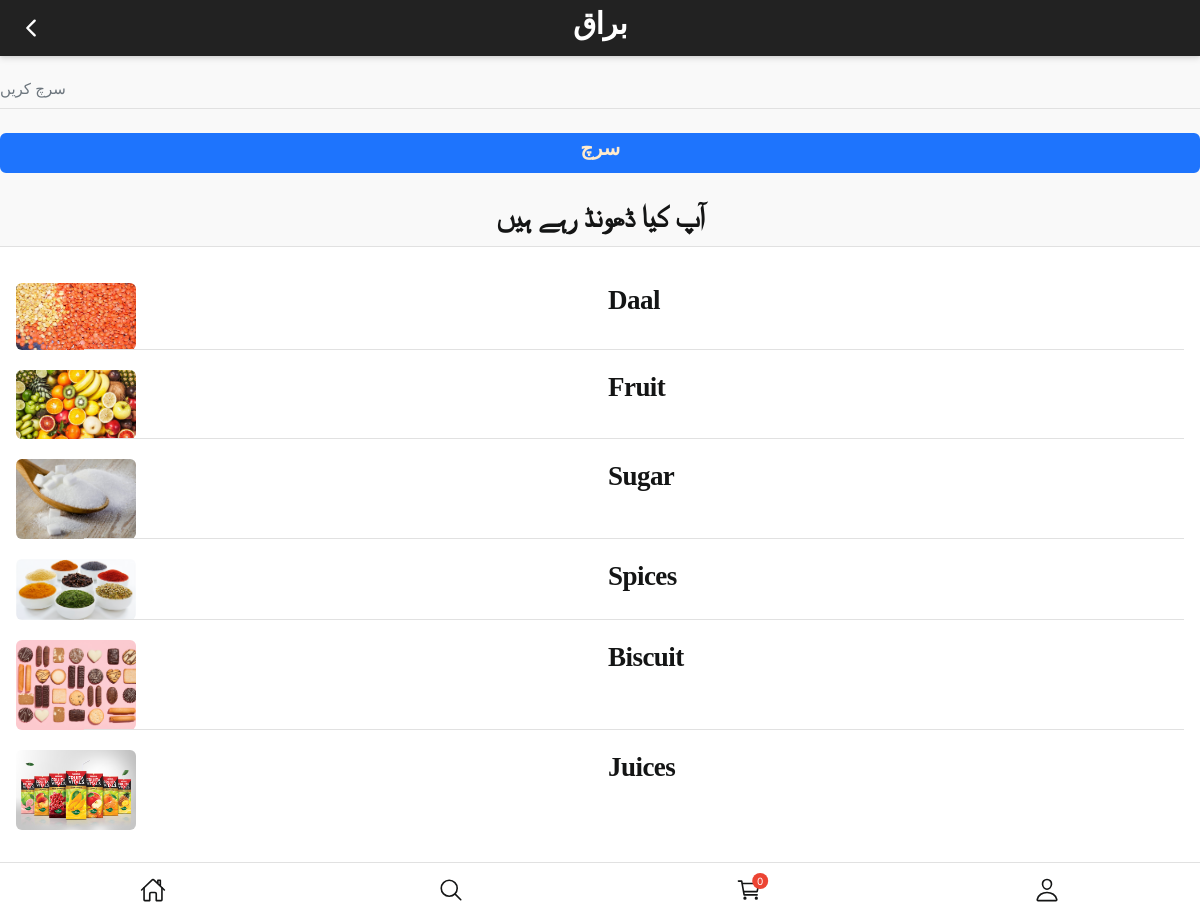
/search-page/, run on the app's committed database.
### products/models.py (models this page shows, shortened)
class Category(models.Model):
    category = models.CharField(max_length=100)
    slug = models.SlugField(blank=True, null=True)
    image = models.ImageField(upload_to=upload_image_path, null=True, blank=True)
    thumbnail = ImageSpecField(
        source = 'image',
        processors=[ResizeToFill(800, 400)],
        format='jpeg',
        options={'quality': 70}
    )
    def get_absolute_url(self):
        return reverse("products:list", kwargs={"slug": self.slug})

### search/views.py (the view)
# urls.py: path('search-page/', search),
def search(request):
    cat_list=Category.objects.all()
    context={
        "cat_list":cat_list,
    }
    template_name = "search/search.html"
    return render(request, template_name, context)

### search/templates/search/search.html (shortened to what this page needs)
{% extends 'base.html' %}
{% load static %}
{% block content %}
    <div class="appHeader bg-dark text-light">
                <div class="left">
                    <a href="javascript:;" class="headerButton goBack">
                        <ion-icon name="chevron-back-outline"></ion-icon>
                    </a>
                </div>
                <div>
                <h2 class="text-white" style="font-family: Noto Nastaliq Urdu Draft; font-size: 30px;">براق</h2>
                </div>
    </div>
    <div id="appCapsule">
        <form class="needs-validation" method='GET' action='{% url "search:query" %}'>{% csrf_token %}
                    <div class="form-group basic animated">
                        <div class="input-wrapper">
                            <input type="text" class="form-control" id="username22" placeholder="سرچ کریں" required name='q' aria-label="Search" value='{{ request.GET.q }}'>
                        </div>
                    </div>
                    <div class="mt-2">
                        <button class="btn btn-primary btn-block text-large" type="submit"><h2 style="font-family: Noto Nastaliq Urdu Draft; font-size: 20px; color: blanchedalmond;">سرچ</h2></button>
                    </div>
        </form>
        <div class="section full mt-3">
            <div class="text-center" style="margin-bottom: 5px;"><h2 style="font-family: Noto Nastaliq Urdu Draft; font-size: 30px;">آپ کیا ڈھونڈ رہے ہیں</h2></div>
            <div class="wide-block pt-2 pb-2">
                <ul class="listview image-listview flush mb-2">
                        {% for obj in cat_list %}
                            <li>
                                <div class="row"style="margin-top:20px;">
                                    <div class="col-6">
                                        <a href="{{obj.get_absolute_url}}">
                                            <img src="{{obj.thumbnail.url}}" alt="image" class="imaged w120">
                                        </a>
                                    </div>
                                    <a href="{{obj.get_absolute_url}}">
                                    <div class="col-6">
                                            <h1 style="font-family: Noto Nastaliq Urdu Draft; font-size: 27px;">{{obj.category}}</h1>
                                    </div>
                                </a>
                                </div>
                            </li>
                        {% endfor %}
                </ul>
            </div>
        </div>
    </div>
{% include "bottom.html" %}
{% endblock %}

### data on the page
Category: thumbnail (picture), category "Daal"
Category: thumbnail (picture), category "Fruit"
Category: thumbnail (picture), category "Sugar"
Category: thumbnail (picture), category "Spices"
Category: thumbnail (picture), category "Biscuit"
Category: thumbnail (picture), category "Juices"
